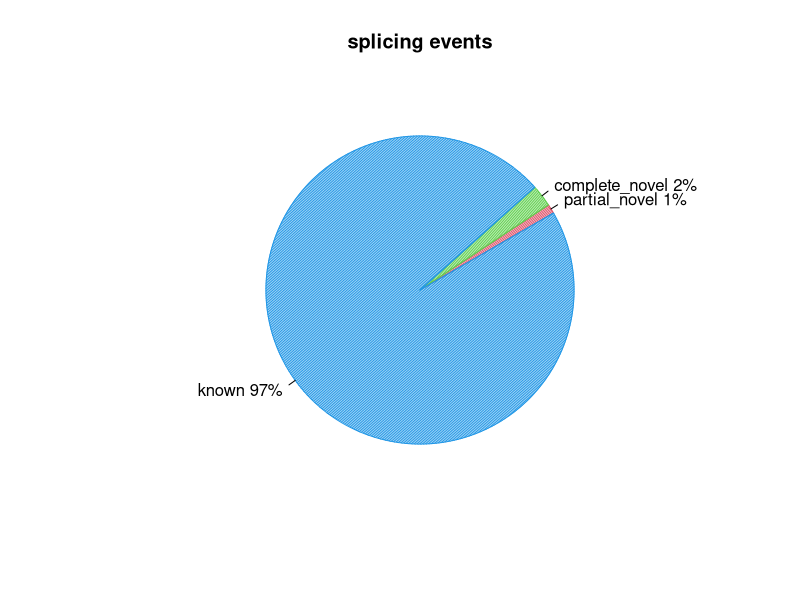
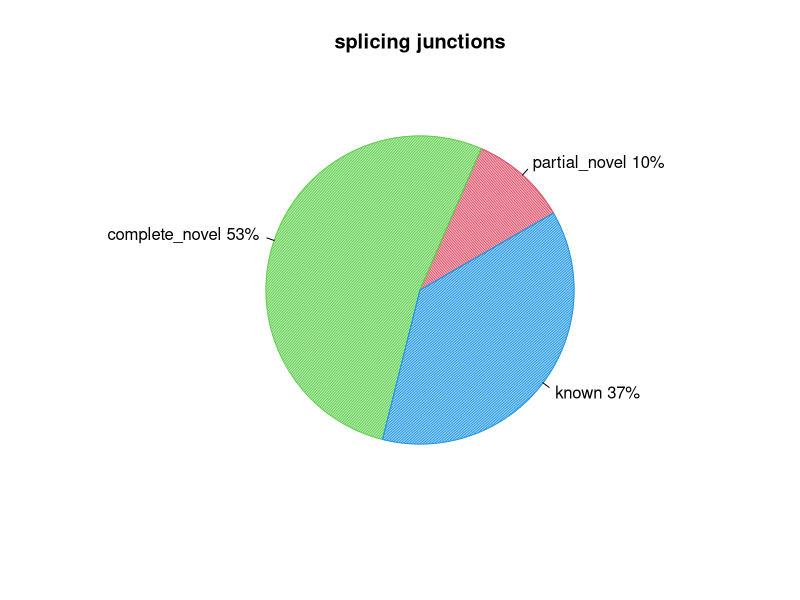

These charts were generated, in order, by the following R code:
pdf("CF98441.splice_events.pdf")
events=c(0.9754125222365082,2.307924442642111,96.63014518608396)
pie(events,col=c(2,3,4),init.angle=30,angle=c(60,120,150),density=c(70,70,70),main="splicing events",labels=c("partial_novel 1%","complete_novel 2%","known 97%"))
dev.off()
pdf("CF98441.splice_junction.pdf")
junction=c(10.151410379787874,52.60089750508361,37.24769211512852)
pie(junction,col=c(2,3,4),init.angle=30,angle=c(60,120,150),density=c(70,70,70),main="splicing junctions",labels=c("partial_novel 10%","complete_novel 53%","known 37%"))
dev.off()
